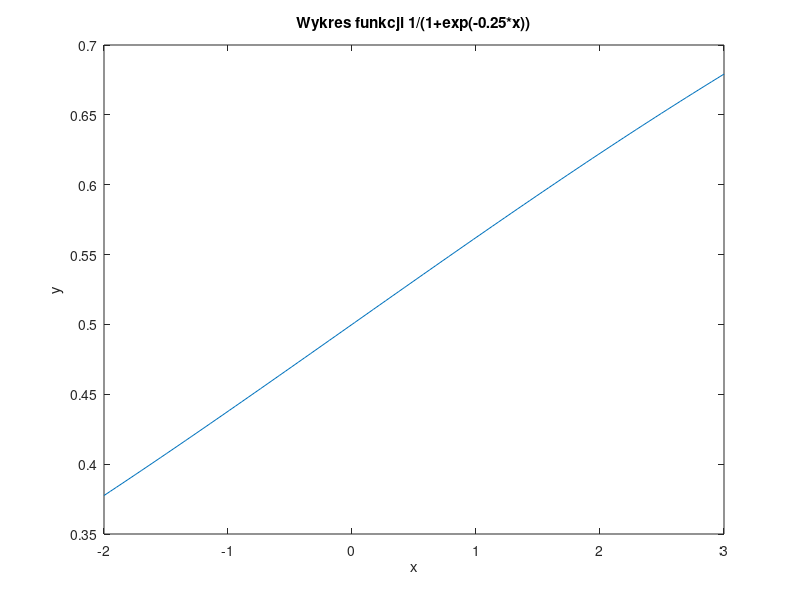

The MATLAB source for this figure: (Note: this script raises an error after producing the figure.)
I = @(x) 1./(1+exp(-0.25.*x));
x = linspace(-2,3);
a = -2;
b = 3;

plot(x, I(x))
title('Wykres funkcji 1/(1+exp(-0.25*x))')
xlabel('x');
ylabel('y');

n1 = [-0.577350  0.577350];
n2 = [-0.774597 0 0.774597];
n3 = [-0.861136 -0.339981 0.339981 0.861136];
n4 = [-0.906180 -0.538469 0 0.538469 0.906180];

A1 = [1 1];
A2 = [5/9 8/9 5/9];
A3 = [0.347855 0.652145 0.652145 0.347855];
A4 = [0.236927 0.478629 0.568889 0.478629 0.236927];

k1 = legendre(n1, a, b, I, A1)
k2 = legendre(n2, a, b, I, A2)
k3 = legendre(n3, a, b, I, A3)
k4 = legendre(n4, a, b, I, A4)

dokladna = simpson(1000, a, b, I)

function value = legendre(n, a, b, f, A)
    sum = 0;
    for i = 1:length(n)
        x = (b-a)/2 * n(i) + (b+a)/2;
        sum = sum + A(i) * f(x);
    end
    value = (b-a)/2 * sum;
end

function sum = simpson(n, a, b, f)
    h = (b-a)/n;
    x = a:h:b;
    sum = 0;
    for i = 0:2:n-2
        sum = sum + (h/3) * (f(x(i+1))+4*f(x(i+2))+f(x(i+3)));
    end
end